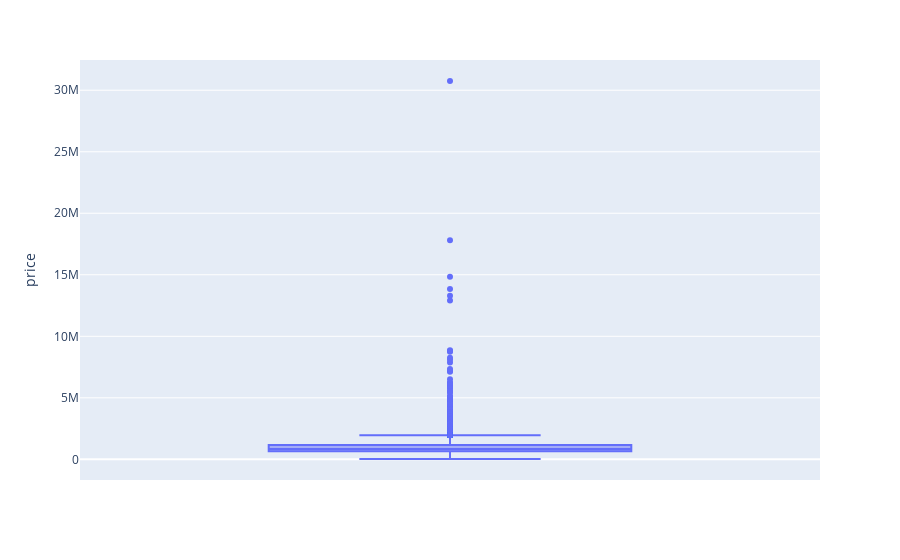

Notebook cell for this chart:
### Code cell
fig = px.box(df, y="price")
fig.show()

### Figure 1 — Plotly figure (JSON) as saved in the notebook; plotly's stock layout.template omitted (floating-point values rounded to 4 significant figures; data arrays with more than 128 entries replaced by an {"elided": "..."} marker saying what was removed)
{"data": [{"alignmentgroup": "True", "hovertemplate": "price=%{y}<extra></extra>", "legendgroup": "", "marker": {"color": "#636efa"}, "name": "", "notched": false, "offsetgroup": "", "orientation": "v", "showlegend": false, "type": "box", "x0": " ", "xaxis": "x", "y": {"elided": "11967 int values"}, "y0": " ", "yaxis": "y"}], "layout": {"boxmode": "group", "legend": {"tracegroupgap": 0}, "margin": {"t": 60}, "xaxis": {"anchor": "y", "domain": [0, 1]}, "yaxis": {"anchor": "x", "domain": [0, 1], "title": {"text": "price"}}}}
